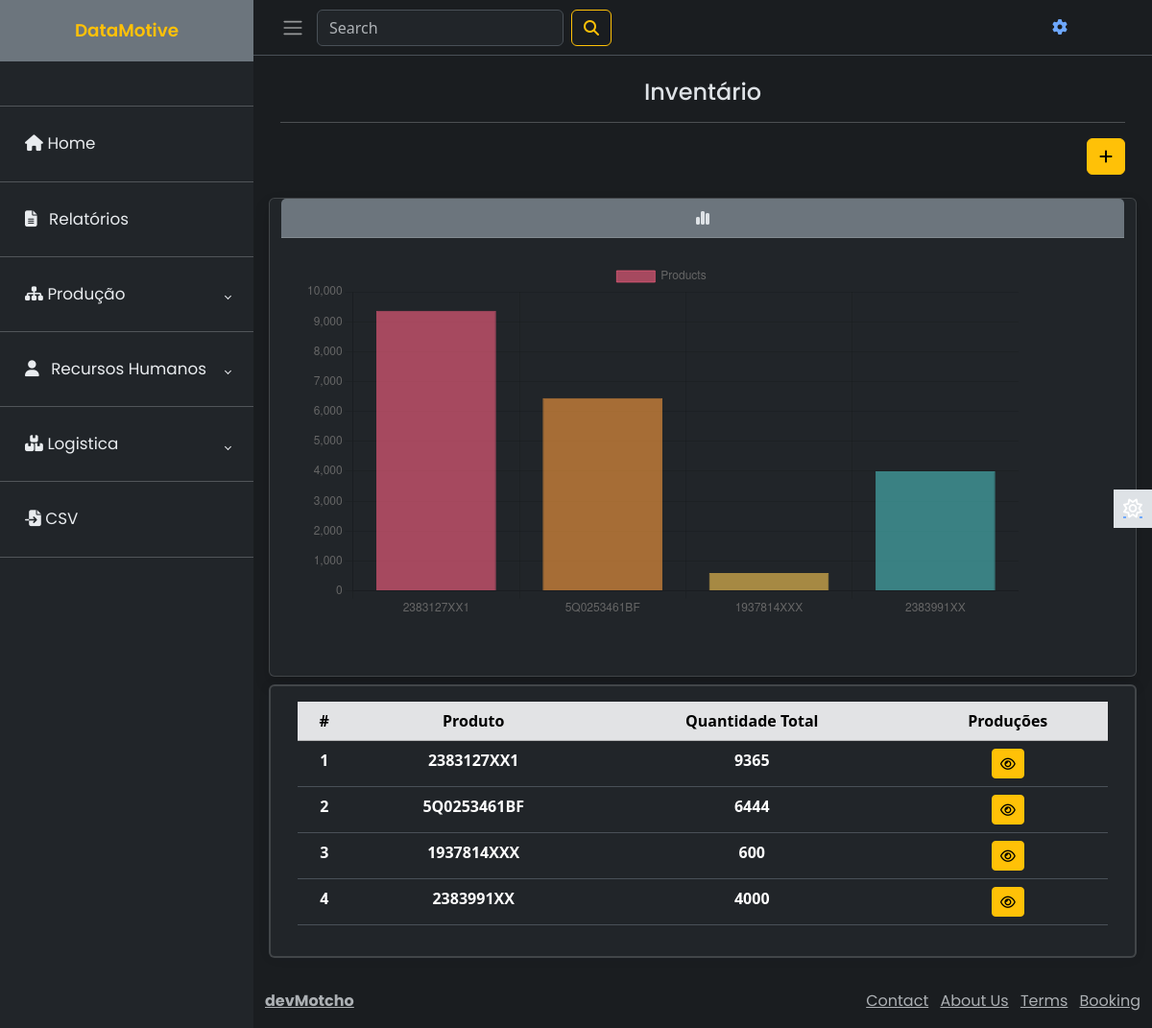
The page /product/inventary/ (signed in) on the database as committed earlier.
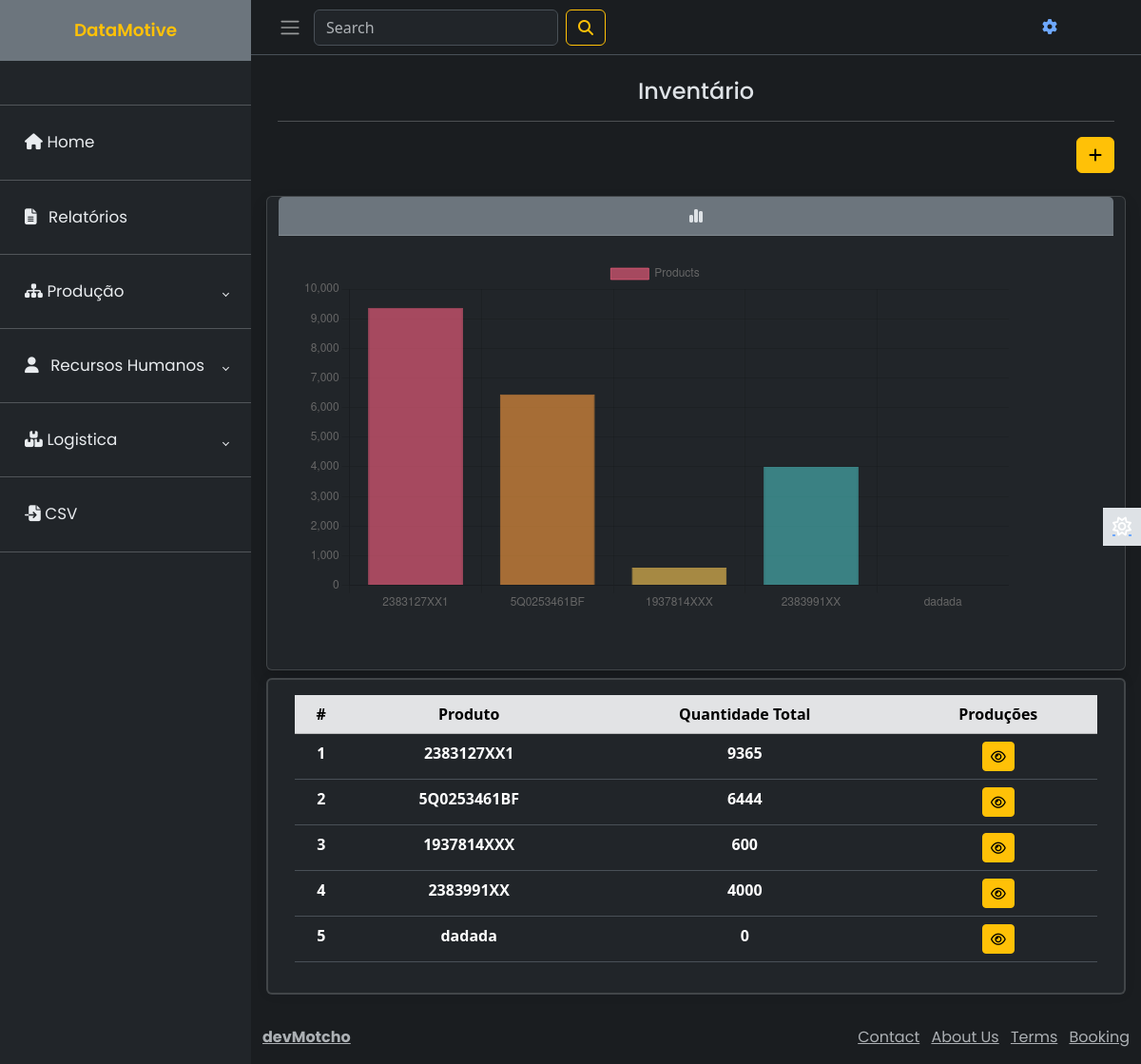
The same page on the database as committed later.
### product/models.py (models this page shows, shortened)
class Inventary(models.Model):
    product = models.ForeignKey(Product, on_delete=models.CASCADE)
    total_quantity = models.IntegerField(blank=True, null=True, verbose_name = 'Quantidade Total')
    productions = models.ManyToManyField(Production)
    updated = models.DateTimeField(auto_now=True)

class Product(models.Model):
    CATEGORY = {
    "SHIELD" : "SHIELD",
    "BRACKET" : "BRACKET",
    "ASSEMBLY" : "HANGER ASSEMBLY",
    }
    name=models.CharField(max_length=120, verbose_name='Produto')
    image=models.ImageField(upload_to='product', default='random.jpg')
    description = models.TextField(verbose_name="Descrição", default=" Sem Descrição ")
    price = models.FloatField(help_text='euros cada', verbose_name="Preço")
    category = models.CharField(max_length=20, choices=CATEGORY, blank=True, verbose_name="Categoria")
    created=models.DateTimeField(auto_now_add=True)
    updated=models.DateTimeField(auto_now=True)

### product/views.py (the view)
# urls.py: path('inventary/', inventaryView, name="inv"),
def inventaryView(request):
    q = request.GET.get('q') if request.GET.get('q') is not None else ''
    inv = Inventary.objects.filter(
        Q(product__name__icontains=q)
    )
    context = {
        'objects' : inv,
    }
    return render(request, 'product/inventary.html', context)

### product/templates/product/inventary.html
{% extends 'main.html' %}
{% block content %}
<main class="content px-3 py-2">
    <div class="container-fluid">
        <div class="mb-3 text-center">
            <h4> Inventário</h4>
            <hr>
        </div>
        <div class="action mb-4 text-end">
            <a type="button" class="btn btn-warning" href="{% url 'product:prod' %}"><i
                    class="fa-solid fa-plus"></i></a>
        </div>
        <div class="row">
            {% include 'product/card_chart_bar_inv.html' %}
        </div>
        <div class="row">
            {% include 'product/card_table_inv.html' %}
        </div>
    </div>
</main>
{% endblock content %}

### product/templates/product/card_table_inv.html
<div class="card border-2">
    <div class="card-body text-center">
        <table class="table">
            <thead>
                <tr class="table-secondary">
                    <th scope="col">#</th>
                    <th scope="col">Produto</th>
                    <th scope="col">Quantidade Total</th>
                    <th scope="col">Produções</th>
                </tr>
            </thead>
            <tbody>
                {% for obj in objects %}
                <tr>
                    <th scope="row">{{obj.id}}</th>
                    <th>{{obj.product.name}}</th>
                    <th>{{obj.total_quantity}}</th>
                    <th><a class='btn btn-warning btn-sm' href="{% url 'product:view' obj.product.id %}"><i
                                class="fa-regular fa-eye"></i></a></th>
                </tr>
                {% endfor %}
            </tbody>
        </table>
    </div>
</div>

Rows that differ between the two databases and show on the page:
added Inventary: id "5", product.name "dadada", total_quantity "0"
Other text that changed with them:
chart data {{ obj.product.name }}: 2383127XX1, 5Q0253461BF, 1937814XXX, 2383991XX → 2383127XX1, 5Q0253461BF, 1937814XXX, 2383991XX, dadada
chart data {{ obj.total_quantity }}: 9365, 6444, 600, 4000 → 9365, 6444, 600, 4000, 0
